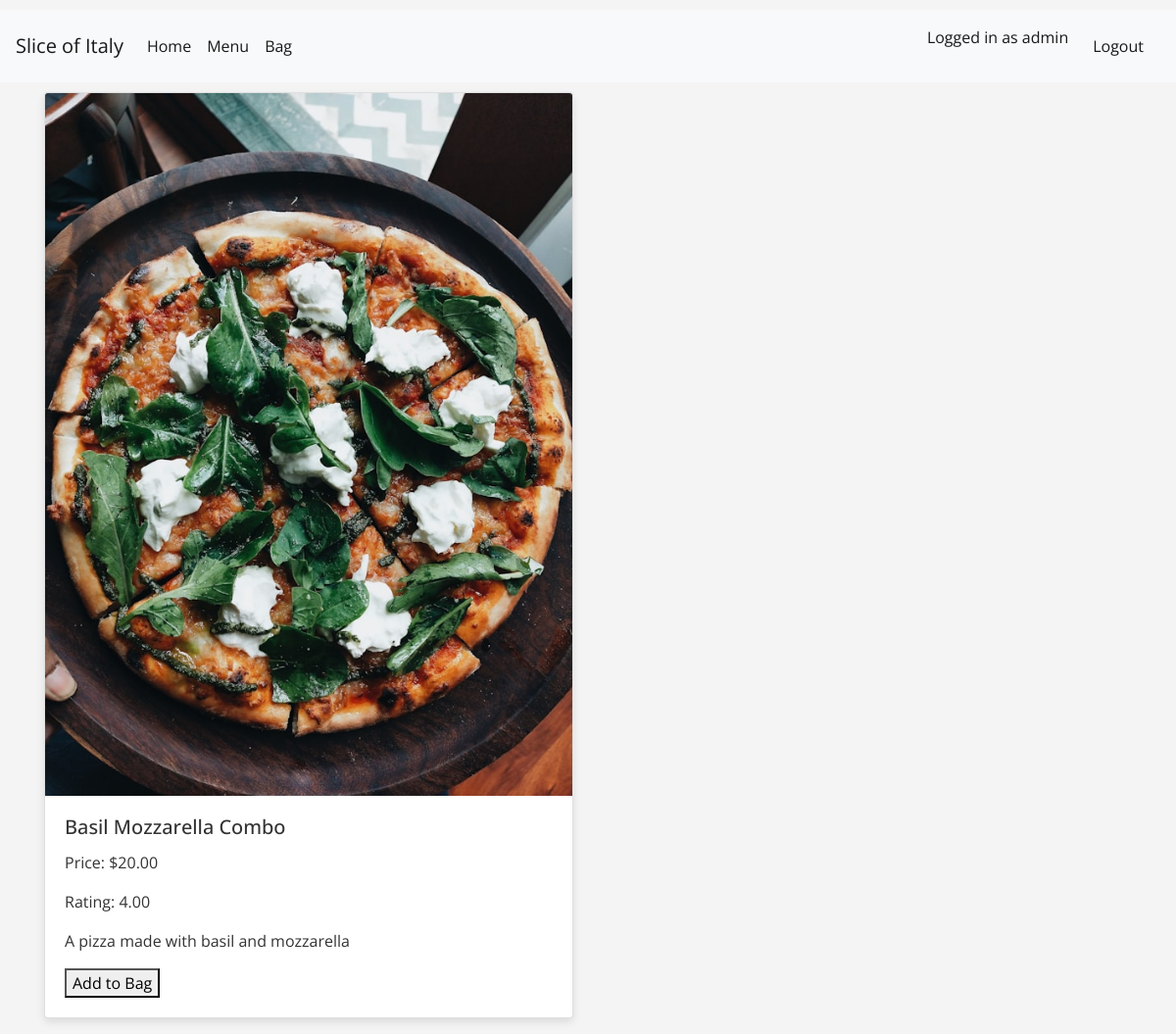
The page /pizzas/pizza/1/ (signed in) on the database its author committed.
### pizzas/models.py (models this page shows, shortened)
class Pizza(models.Model):
    category = models.ForeignKey('Category', null=True, blank=True, on_delete=models.SET_NULL)
    sku = models.CharField(max_length=254, null=True, blank=True)
    name = models.CharField(max_length=254)
    description = models.TextField()
    price = models.DecimalField(max_digits=6, decimal_places=2)
    rating = models.DecimalField(max_digits=6, decimal_places=2, null=True, blank=True)
    image_url = models.URLField(max_length=1024, null=True, blank=True)
    image = models.ImageField(null=True, blank=True)

### pizzas/views.py (the view)
# urls.py: path('pizza/<int:pizza_id>/', views.pizzas_detail, name='pizzas_detail'),
def pizzas_detail(request, pizza_id):
    pizza = get_object_or_404(Pizza, pk=pizza_id)
    context = {
        'pizza': pizza,
    }
    return render(request, 'pizzas/pizzas_detail.html', context)

### pizzas/templates/pizzas/pizzas_detail.html (shortened to what this page needs)
{% extends "base.html" %}
{% block content %}
<div class="container">
    <div class="row">
        <div class="col-md-6 mb-3">
            <div class="card h-100">
                <img src="{{ pizza.image.url }}" class="card-img-top" alt="{{ pizza.name }}">
                <div class="card-body">
                    <h5 class="card-title">{{ pizza.name }}</h5>
                    <p class="card-text">Price: ${{ pizza.price }}</p>
                    <p class="card-text">Rating: {{ pizza.rating }}</p>
                    <p class="card-text">{{ pizza.description }}</p>
                    <form method="post" action="{% url 'add_to_bag' %}">
                        <button type="submit">Add to Bag</button>
                    </form>
                </div>
            </div>
        </div>
    </div>
</div>
{% endblock %}

### templates/base.html (shortened to what this page needs)
{% load static %}
<!DOCTYPE html>
<html lang="en">
<head>
  {% block corecss %}
    <link rel="stylesheet" href="https://cdnjs.cloudflare.com/ajax/libs/font-awesome/5.15.4/css/all.min.css" />
    <link rel="stylesheet" href="https://stackpath.bootstrapcdn.com/bootstrap/4.4.1/css/bootstrap.min.css">
    <link rel="stylesheet" href="{% static '/css/base.css' %}">
  {% endblock corecss %}
</head>
<body>
  <header>
    <nav class="navbar navbar-expand-lg navbar-light bg-light">
      <a class="navbar-brand" href="{% url 'home' %}">Slice of Italy</a>
      <div class="collapse navbar-collapse" id="navbarNav">
        <ul class="navbar-nav mr-auto">
          <li class="nav-item active">
            <a class="nav-link" href="{% url 'home' %}">Home</a>
          </li>
          <li class="nav-item active">
            <a class="nav-link" href="{% url 'pizzas' %}">Menu</a>
          </li>
          <li class="nav-item active">
            <a class="nav-link" href="{% url 'bag' %}">Bag</a>
          </li>
        </ul>
        <ul class="navbar-nav">
          {% if user.is_authenticated %}
            <li class="nav-item active">
              <a class="nav-link" href="{% url 'profile' %}">Logged in as {{ user.username }}</a>
            </li>
            <li class="nav-item active">
              <form action="{% url 'logout' %}" method="post" class="nav-link">
                <button type="submit" class="btn btn-link nav-link">Logout</button>
              </form>
            </li>
          {% else %}
            <li class="nav-item active">
              <a class="nav-link" href="{% url 'profile' %}">Profile</a>
            </li>
          {% endif %}
        </ul>
      </div>
    </nav>
  </header>
  {% block content %}{% endblock content %}
</body>
</html>

### static/css/base.css (style rules this page uses)
:root { --primary-color: #008d41; --secondary-color: #F4F4F4; --accent-color: #CE2B37; --text-color: #333; --footer-background: #333; --font-primary: 'Open Sans', sans-serif; --font-secondary: 'Lobster', cursive; }
body, html { margin: 0; padding: 0; height: 100%; font-family: var(--font-primary); background-color: var(--secondary-color); color: var(--text-color); }
header { background: transparent; padding: 10px 0; text-align: left; }
.navbar-light .navbar-brand, .navbar-light .navbar-nav .nav-link { color: rgba(0,0,0,.9); }
.card { box-shadow: 0 4px 8px rgba(0, 0, 0, 0.1); transition: transform 0.3s ease-in-out; }
a { color: var(--primary-color); text-decoration: none; }

### rows shown on the page
Pizza: image (picture), name "Basil Mozzarella Combo", price "20.00", rating "4.00", description "A pizza made with basil and mozzarella"

### other values the page prints
{{ user.username }} "admin"
